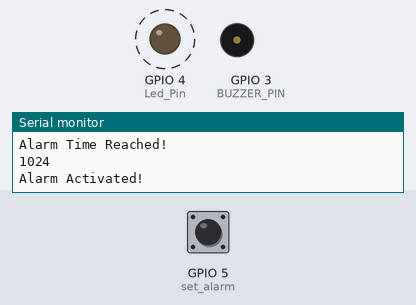
Recording of a program running on a simulated ESP32-C3. On the bench: output pins drawn as LEDs (lit = HIGH), buzzer (waves = sounding, pin HIGH), the last lines printed to the serial monitor. Dashed ring = blinking. The test bench sets the inputs (shaded band); at power-on: GPIO 5 (set_alarm) LOW. WiFi joins after 1.5 s; servers stay silent unless stated; the local clock reads 2024-03-15 10:24:30 at power-on unless the program sets it.

Above: at 4.3 s.
4.4 s: GPIO 5 (set_alarm) pulled HIGH for 1.3 s
At 4.9 s:
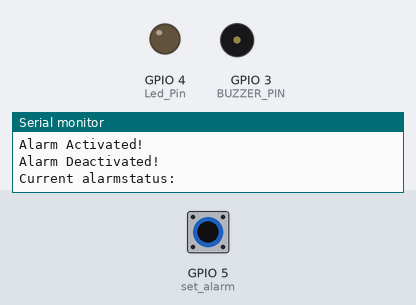
Timing chart, 0 to 7.4 s (numbered marks = the images above; inputs shaded):
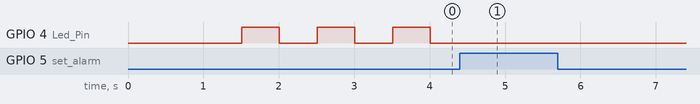

The program:

main.cpp
```cpp
#include <Arduino.h>
#include <WiFi.h>

//Project: ESP32-Alarmclock
//Version: Pre-Alpha (Not tested)

int myFunction(int, int);
void WiFiHealth();
void alarmActivate();
void setup() {
  int result = myFunction(2, 3);
  pinMode(5, INPUT); //set alarm/snooze pin
  pinMode(4, OUTPUT); //Led Pin
  pinMode(3, OUTPUT); //BUZZER PIN
  pinMode(2, OUTPUT); //SCL DISPLAY PIN
  pinMode(1, OUTPUT); //SDA DISPLAY PIN
  Serial.begin(115200);
}

bool alarmOff = false;
String WiFiSSID = "SSID"; //WiFi SSID
String WiFiPassword = "PASSWORD"; //WiFi Password
int alarmTime = 0650; //Alarm time in HHMM format
void loop() {
  String timeZone = "PST8PDT,M3.2.0,M11.1.0"; //Set timezone to PST
  setenv("TZ", timeZone.c_str(), 1);
  struct tm timeinfo;
  WiFiHealth(); //Check WiFi status

  configTime(3600, 3600, "pool.ntp.org");
   // configTime already called, get updated time
    if(!getLocalTime(&timeinfo)){
      Serial.println("Failed to obtain updated time");
    }
  Serial.println(&timeinfo, "%A, %B %d %Y %H:%M:%S");
  int currentTime = timeinfo.tm_hour * 100 + timeinfo.tm_min; //Convert time to HHMM format for easy comparison
  Serial.print("Current Time (HHMM): ");
  Serial.println(currentTime);

  if (currentTime == 0000 && alarmOff) { //checks if time is 12AM, if it is it will turn on the alarm
    Serial.println("It's noon and alarm is not off!");
    Serial.println("Setting alarm!");
    alarmOff = false; // prevent multiple alarms
  } else {
    Serial.println("No alarm set.");
  }

  if(currentTime >= alarmTime && !alarmOff) {
    Serial.println("Alarm Time Reached!");
    Serial.println(currentTime);
    alarmActivate();
  }
  Serial.print("Current alarmstatus: ");
  delay(993);
}

void alarmActivate() { //Alarm function
  Serial.println("Alarm Activated!");
  while (digitalRead(5) != HIGH) //Blinks LED and Buzzer untill button is pressed
  {
    digitalWrite(4, HIGH);
    digitalWrite(5, HIGH);
    delay(500);
    digitalWrite(4, LOW);
    digitalWrite(5, LOW);
    delay(500);
  }
  alarmOff = true; //Sets alarm off when button is pressed
  Serial.println("Alarm Deactivated!");
  return;
}

void WiFiHealth(){ //Checks wifi status and attemps reconnect
  if(WiFi.status() != WL_CONNECTED){
    Serial.println("WiFi disconnected, attempting connection.");
    int attempts = 0;
    WiFi.begin(WiFiSSID.c_str(), WiFiPassword.c_str()); //Connect to WiFi
    while (WiFi.status() != WL_CONNECTED && attempts < 15) {
      delay(500);
      attempts++;
      Serial.print(".");
    }
    if (attempts >= 15) {
      Serial.println("\nFailed to connect to WiFi. Try changing WiFi credentials.");
      return;
    }
    Serial.println("\nWiFi connected");
  }
  else{
    Serial.println("WiFi OK!");
  }
}


// put function definitions here:
int myFunction(int x, int y) {
  return x + y;
}
```

Measured:
- after the input at 4.4 s, GPIO 4 (Led_Pin): stops changing and stays LOW
- by itself, GPIO 4 (Led_Pin): alternates HIGH for 0.50 s and LOW for 0.50 s
